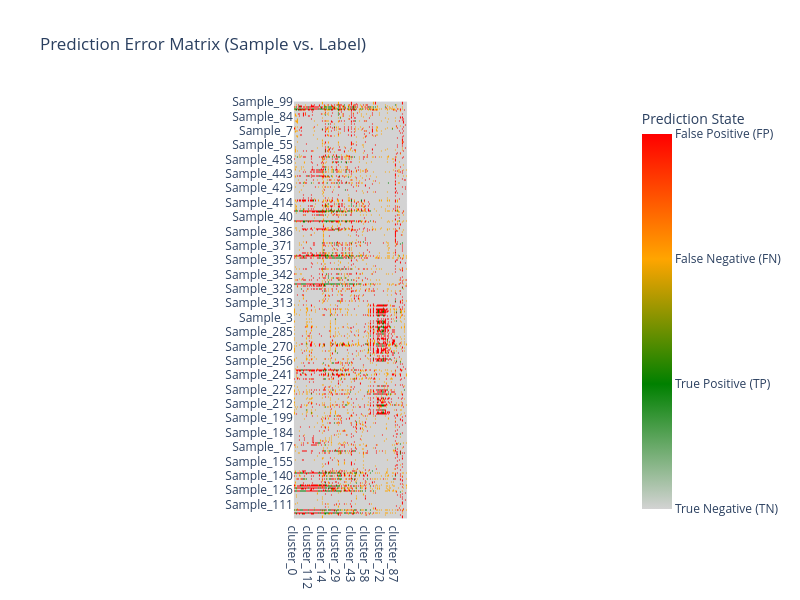
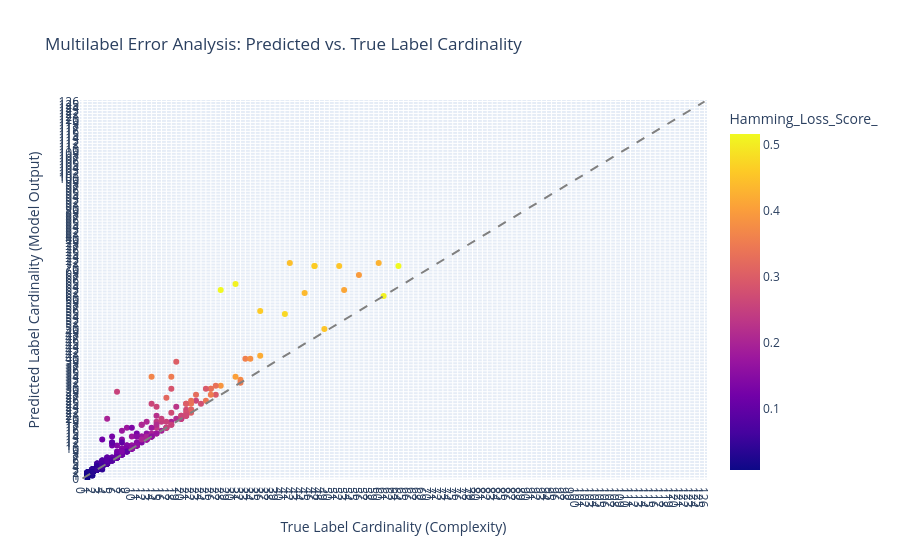

The code cell stored with these charts, in order, in its notebook:
### Markdown cell above
The results were far worse than the BinaryRelevance model so we purposefully limited the number of trials for the sake of brevity.

### Code cell
study_ccxgb_best_params = study_ccxgb.best_params

study_ccxgb_best_params_xgb = {
    'n_estimators': study_ccxgb_best_params['n_estimators'],
    'max_depth': study_ccxgb_best_params['max_depth'],
    'learning_rate': study_ccxgb_best_params['learning_rate'],
    'subsample': study_ccxgb_best_params['subsample'],
    'colsample_bytree' : study_ccxgb_best_params['colsample_bytree'],
    'scale_pos_weight': study_ccxgb_best_params['scale_pos_weight'],
    'base_score': 0.5,
    'random_state': random_state,
    'verbosity': 0,
    'use_label_encoder': False,
    'eval_metric': 'logloss',
    'use_label_encoder': False,
    'n_jobs': 1
}

study_ccxgb_bbase_xgb = XGBClassifier(**study_ccxgb_best_params_xgb)
study_ccxgb_tuned = ClassifierChain(
    classifier = study_ccxgb_bbase_xgb,
    require_dense = [True, True],
    order=final_chain_order,
)

study_ccxgb_tuned.fit(X_train_transformed, y_train_transformed)

y_pred_training_cc = study_ccxgb_tuned.predict(X_train_transformed)

display_results(y_train_transformed, y_pred_training_cc.toarray())

display_error_heatmap(y_train_transformed, y_pred_training_cc.toarray())

display_label_cardinality_error(y_train_transformed, y_pred_training_cc.toarray())

### Figure 1 — Plotly figure (JSON) as saved in the notebook; plotly's stock layout.template omitted (floating-point values rounded to 4 significant figures; data arrays with more than 128 entries replaced by an {"elided": "..."} marker saying what was removed)
{"data": [{"coloraxis": "coloraxis", "hovertemplate": "x: %{x}<br>y: %{y}<br>color: %{z}<extra></extra>", "name": "0", "type": "heatmap", "x": ["cluster_0", "cluster_1", "cluster_10", "cluster_100", "cluster_101", "cluster_102", "cluster_103", "cluster_104", "cluster_105", "cluster_106", "cluster_107", "cluster_108", "cluster_109", "cluster_11", "cluster_110", "cluster_111", "cluster_112", "cluster_113", "cluster_114", "cluster_115", "cluster_116", "cluster_117", "cluster_118", "cluster_119", "cluster_12", "cluster_120", "cluster_121", "cluster_122", "cluster_123", "cluster_124", "cluster_125", "cluster_13", "cluster_14", "cluster_15", "cluster_16", "cluster_17", "cluster_18", "cluster_19", "cluster_2", "cluster_20", "cluster_21", "cluster_22", "cluster_23", "cluster_24", "cluster_25", "cluster_26", "cluster_27", "cluster_28", "cluster_29", "cluster_3", "cluster_30", "cluster_31", "cluster_32", "cluster_33", "cluster_34", "cluster_35", "cluster_36", "cluster_37", "cluster_38", "cluster_39", "cluster_4", "cluster_40", "cluster_41", "cluster_42", "cluster_43", "cluster_44", "cluster_45", "cluster_46", "cluster_47", "cluster_48", "cluster_49", "cluster_5", "cluster_50", "cluster_51", "cluster_52", "cluster_53", "cluster_54", "cluster_55", "cluster_56", "cluster_57", "cluster_58", "cluster_59", "cluster_6", "cluster_60", "cluster_61", "cluster_62", "cluster_63", "cluster_64", "cluster_65", "cluster_66", "cluster_67", "cluster_68", "cluster_69", "cluster_7", "cluster_70", "cluster_71", "cluster_72", "cluster_73", "cluster_74", "cluster_75", "cluster_76", "cluster_77", "cluster_78", "cluster_79", "cluster_8", "cluster_80", "cluster_81", "cluster_82", "cluster_83", "cluster_84", "cluster_85", "cluster_86", "cluster_87", "cluster_88", "cluster_89", "cluster_9", "cluster_90", "cluster_91", "cluster_92", "cluster_93", "cluster_94", "cluster_95", "cluster_96", "cluster_97", "cluster_98", "cluster_99"], "xaxis": "x", "y": {"elided": "464 str values"}, "yaxis": "y", "z": {"elided": "464x126 int values"}}], "layout": {"autosize": false, "coloraxis": {"colorbar": {"ticktext": ["True Negative (TN)", "True Positive (TP)", "False Negative (FN)", "False Positive (FP)"], "tickvals": [0, 1, 2, 3], "title": {"text": "Prediction State"}}, "colorscale": [[0, "lightgray"], [0.3333, "green"], [0.6667, "orange"], [1, "red"]]}, "height": 600, "title": {"text": "Prediction Error Matrix (Sample vs. Label)"}, "width": 800, "xaxis": {"anchor": "y", "constrain": "domain", "domain": [0, 1], "scaleanchor": "y"}, "yaxis": {"anchor": "x", "autorange": "reversed", "categoryorder": "category descending", "constrain": "domain", "domain": [0, 1]}}}

### Figure 2 — Plotly figure (JSON) as saved in the notebook; plotly's stock layout.template omitted (floating-point values rounded to 4 significant figures; data arrays with more than 128 entries replaced by an {"elided": "..."} marker saying what was removed)
{"data": [{"customdata": {"elided": "464x2 mixed values"}, "hovertemplate": "True_Cardinality=%{x}<br>Predicted_Cardinality=%{y}<br>Sample_ID=%{customdata[0]}<br>Total_Errors=%{customdata[1]}<br>Hamming_Loss_Score_=%{marker.color}<extra></extra>", "legendgroup": "", "marker": {"color": {"elided": "464 float values"}, "coloraxis": "coloraxis", "symbol": "circle"}, "mode": "markers", "name": "", "orientation": "v", "showlegend": false, "type": "scatter", "x": {"elided": "464 int values"}, "xaxis": "x", "y": {"elided": "464 float values"}, "yaxis": "y"}], "layout": {"coloraxis": {"colorbar": {"title": {"text": "Hamming_Loss_Score_"}}, "colorscale": [[0, "#0d0887"], [0.1111, "#46039f"], [0.2222, "#7201a8"], [0.3333, "#9c179e"], [0.4444, "#bd3786"], [0.5556, "#d8576b"], [0.6667, "#ed7953"], [0.7778, "#fb9f3a"], [0.8889, "#fdca26"], [1, "#f0f921"]]}, "legend": {"tracegroupgap": 0}, "shapes": [{"line": {"color": "gray", "dash": "dash"}, "type": "line", "x0": 0, "x1": 126, "y0": 0, "y1": 126}], "title": {"text": "Multilabel Error Analysis: Predicted vs. True Label Cardinality"}, "xaxis": {"anchor": "y", "domain": [0, 1], "range": [-0.5, 126.5], "tickvals": [0, 1, 2, 3, 4, 5, 6, 7, 8, 9, 10, 11, 12, 13, 14, 15, 16, 17, 18, 19, 20, 21, 22, 23, 24, 25, 26, 27, 28, 29, 30, 31, 32, 33, 34, 35, 36, 37, 38, 39, 40, 41, 42, 43, 44, 45, 46, 47, 48, 49, 50, 51, 52, 53, 54, 55, 56, 57, 58, 59, 60, 61, 62, 63, 64, 65, 66, 67, 68, 69, 70, 71, 72, 73, 74, 75, 76, 77, 78, 79, 80, 81, 82, 83, 84, 85, 86, 87, 88, 89, 90, 91, 92, 93, 94, 95, 96, 97, 98, 99, 100, 101, 102, 103, 104, 105, 106, 107, 108, 109, 110, 111, 112, 113, 114, 115, 116, 117, 118, 119, 120, 121, 122, 123, 124, 125, 126], "title": {"text": "True Label Cardinality (Complexity)"}}, "yaxis": {"anchor": "x", "domain": [0, 1], "range": [-0.5, 126.5], "tickvals": [0, 1, 2, 3, 4, 5, 6, 7, 8, 9, 10, 11, 12, 13, 14, 15, 16, 17, 18, 19, 20, 21, 22, 23, 24, 25, 26, 27, 28, 29, 30, 31, 32, 33, 34, 35, 36, 37, 38, 39, 40, 41, 42, 43, 44, 45, 46, 47, 48, 49, 50, 51, 52, 53, 54, 55, 56, 57, 58, 59, 60, 61, 62, 63, 64, 65, 66, 67, 68, 69, 70, 71, 72, 73, 74, 75, 76, 77, 78, 79, 80, 81, 82, 83, 84, 85, 86, 87, 88, 89, 90, 91, 92, 93, 94, 95, 96, 97, 98, 99, 100, 101, 102, 103, 104, 105, 106, 107, 108, 109, 110, 111, 112, 113, 114, 115, 116, 117, 118, 119, 120, 121, 122, 123, 124, 125, 126], "title": {"text": "Predicted Label Cardinality (Model Output)"}}}}
